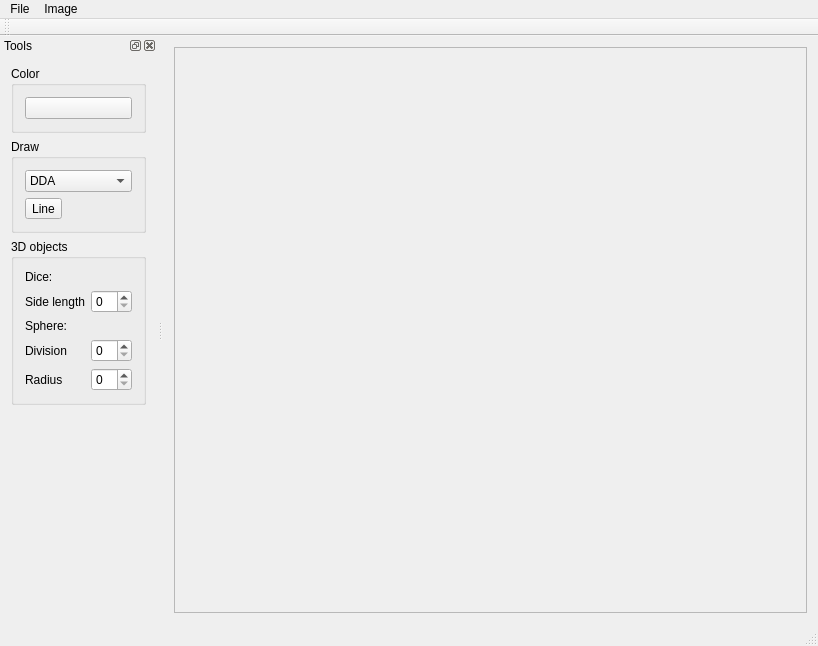
<?xml version="1.0" encoding="UTF-8"?>
<ui version="4.0">
 <class>ImageViewerClass</class>
 <widget class="QMainWindow" name="ImageViewerClass">
  <property name="geometry">
   <rect>
    <x>0</x>
    <y>0</y>
    <width>818</width>
    <height>646</height>
   </rect>
  </property>
  <property name="windowTitle">
   <string>ImageViewer</string>
  </property>
  <widget class="QWidget" name="centralWidget">
   <layout class="QHBoxLayout" name="horizontalLayout">
    <item>
     <widget class="QScrollArea" name="scrollArea">
      <property name="widgetResizable">
       <bool>true</bool>
      </property>
      <widget class="QWidget" name="scrollAreaWidgetContents">
       <property name="geometry">
        <rect>
         <x>0</x>
         <y>0</y>
         <width>644</width>
         <height>566</height>
        </rect>
       </property>
      </widget>
     </widget>
    </item>
   </layout>
  </widget>
  <widget class="QMenuBar" name="menuBar">
   <property name="geometry">
    <rect>
     <x>0</x>
     <y>0</y>
     <width>818</width>
     <height>21</height>
    </rect>
   </property>
   <widget class="QMenu" name="menuFile">
    <property name="title">
     <string>File</string>
    </property>
    <addaction name="actionOpen"/>
    <addaction name="actionSave_as"/>
    <addaction name="separator"/>
    <addaction name="actionExit"/>
   </widget>
   <widget class="QMenu" name="menuImage">
    <property name="title">
     <string>Image</string>
    </property>
    <addaction name="actionClear"/>
   </widget>
   <addaction name="menuFile"/>
   <addaction name="menuImage"/>
  </widget>
  <widget class="QToolBar" name="mainToolBar">
   <attribute name="toolBarArea">
    <enum>TopToolBarArea</enum>
   </attribute>
   <attribute name="toolBarBreak">
    <bool>false</bool>
   </attribute>
  </widget>
  <widget class="QStatusBar" name="statusBar"/>
  <widget class="QDockWidget" name="dockWidget">
   <property name="windowTitle">
    <string>Tools</string>
   </property>
   <attribute name="dockWidgetArea">
    <number>1</number>
   </attribute>
   <widget class="QWidget" name="dockWidgetContents">
    <layout class="QVBoxLayout" name="verticalLayout">
     <item>
      <widget class="QGroupBox" name="groupBox">
       <property name="title">
        <string>Color</string>
       </property>
       <layout class="QVBoxLayout" name="verticalLayout_2">
        <item>
         <widget class="QPushButton" name="pushButtonSetColor">
          <property name="text">
           <string/>
          </property>
         </widget>
        </item>
       </layout>
      </widget>
     </item>
     <item>
      <widget class="QGroupBox" name="groupBox_2">
       <property name="title">
        <string>Draw</string>
       </property>
       <layout class="QGridLayout" name="gridLayout">
        <item row="1" column="0">
         <widget class="QToolButton" name="toolButtonDrawLine">
          <property name="text">
           <string>Line</string>
          </property>
          <property name="checkable">
           <bool>true</bool>
          </property>
         </widget>
        </item>
        <item row="1" column="1">
         <spacer name="horizontalSpacer">
          <property name="orientation">
           <enum>Qt::Orientation::Horizontal</enum>
          </property>
          <property name="sizeHint" stdset="0">
           <size>
            <width>40</width>
            <height>20</height>
           </size>
          </property>
         </spacer>
        </item>
        <item row="0" column="0" colspan="2">
         <widget class="QComboBox" name="comboBoxLineAlg">
          <item>
           <property name="text">
            <string>DDA</string>
           </property>
          </item>
          <item>
           <property name="text">
            <string>Bresenham</string>
           </property>
          </item>
         </widget>
        </item>
       </layout>
      </widget>
     </item>
     <item>
      <widget class="QGroupBox" name="groupBox_3">
       <property name="title">
        <string>3D objects</string>
       </property>
       <layout class="QGridLayout" name="gridLayout_2">
        <item row="1" column="2">
         <widget class="QSpinBox" name="spinBoxDiceLenght"/>
        </item>
        <item row="3" column="1">
         <widget class="QLabel" name="label_5">
          <property name="text">
           <string>Division</string>
          </property>
         </widget>
        </item>
        <item row="2" column="1">
         <widget class="QLabel" name="label_3">
          <property name="text">
           <string>Sphere:</string>
          </property>
         </widget>
        </item>
        <item row="0" column="1">
         <widget class="QLabel" name="label_2">
          <property name="text">
           <string>Dice:</string>
          </property>
         </widget>
        </item>
        <item row="4" column="2">
         <widget class="QSpinBox" name="spinBoxSphereRadius"/>
        </item>
        <item row="4" column="1">
         <widget class="QLabel" name="label_4">
          <property name="text">
           <string>Radius</string>
          </property>
         </widget>
        </item>
        <item row="3" column="2">
         <widget class="QSpinBox" name="spinBoxSphereDivision"/>
        </item>
        <item row="1" column="1">
         <widget class="QLabel" name="label">
          <property name="text">
           <string>Side length</string>
          </property>
         </widget>
        </item>
       </layout>
      </widget>
     </item>
     <item>
      <spacer name="verticalSpacer">
       <property name="orientation">
        <enum>Qt::Orientation::Vertical</enum>
       </property>
       <property name="sizeHint" stdset="0">
        <size>
         <width>20</width>
         <height>40</height>
        </size>
       </property>
      </spacer>
     </item>
    </layout>
   </widget>
  </widget>
  <action name="actionOpen">
   <property name="text">
    <string>Open</string>
   </property>
   <property name="shortcut">
    <string>Ctrl+O</string>
   </property>
  </action>
  <action name="actionSave_as">
   <property name="text">
    <string>Save as</string>
   </property>
   <property name="shortcut">
    <string>Ctrl+S</string>
   </property>
  </action>
  <action name="actionClear">
   <property name="text">
    <string>Clear</string>
   </property>
  </action>
  <action name="actionExit">
   <property name="text">
    <string>Exit</string>
   </property>
   <property name="shortcut">
    <string>Alt+F4</string>
   </property>
  </action>
  <action name="actionResize">
   <property name="text">
    <string>Resize</string>
   </property>
  </action>
 </widget>
 <layoutdefault spacing="6" margin="11"/>
 <resources>
  <include location="ImageViewer.qrc"/>
 </resources>
 <connections/>
</ui>
